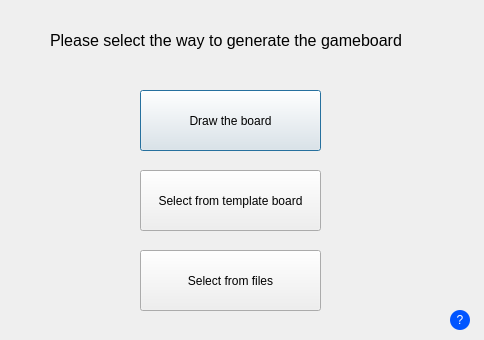
<?xml version="1.0" encoding="UTF-8"?>
<ui version="4.0">
 <class>SelectModePage</class>
 <widget class="QDialog" name="SelectModePage">
  <property name="geometry">
   <rect>
    <x>0</x>
    <y>0</y>
    <width>484</width>
    <height>340</height>
   </rect>
  </property>
  <property name="windowTitle">
   <string>Select game mode</string>
  </property>
  <widget class="QLabel" name="label">
   <property name="geometry">
    <rect>
     <x>50</x>
     <y>20</y>
     <width>381</width>
     <height>41</height>
    </rect>
   </property>
   <property name="font">
    <font>
     <pointsize>12</pointsize>
    </font>
   </property>
   <property name="text">
    <string>Please select the way to generate the gameboard</string>
   </property>
  </widget>
  <widget class="QPushButton" name="DrawModeButton">
   <property name="geometry">
    <rect>
     <x>140</x>
     <y>90</y>
     <width>181</width>
     <height>61</height>
    </rect>
   </property>
   <property name="text">
    <string>Draw the board</string>
   </property>
  </widget>
  <widget class="QPushButton" name="TemplateModeButton">
   <property name="geometry">
    <rect>
     <x>140</x>
     <y>170</y>
     <width>181</width>
     <height>61</height>
    </rect>
   </property>
   <property name="text">
    <string>Select from template board</string>
   </property>
  </widget>
  <widget class="QPushButton" name="FileModeButton">
   <property name="geometry">
    <rect>
     <x>140</x>
     <y>250</y>
     <width>181</width>
     <height>61</height>
    </rect>
   </property>
   <property name="text">
    <string>Select from files</string>
   </property>
  </widget>
  <widget class="QPushButton" name="HelpButton">
   <property name="geometry">
    <rect>
     <x>450</x>
     <y>310</y>
     <width>20</width>
     <height>20</height>
    </rect>
   </property>
   <property name="font">
    <font/>
   </property>
   <property name="styleSheet">
    <string notr="true">QPushButton {
    border: none; 
    border-radius: 10px; 
    background-color: rgb(0, 85, 255);
    color: white;
}
</string>
   </property>
   <property name="text">
    <string>?</string>
   </property>
  </widget>
 </widget>
 <resources/>
 <connections/>
</ui>
